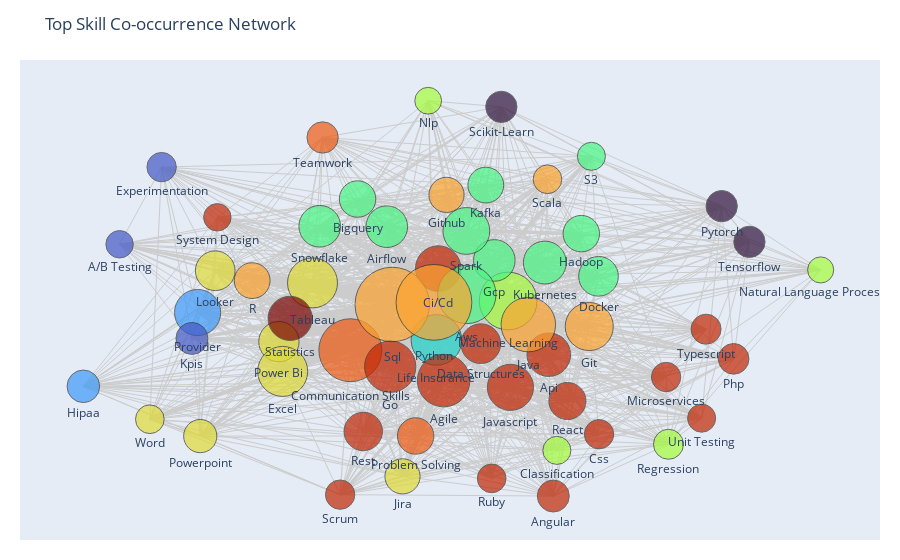

Notebook source saved alongside this figure:
### Markdown cell above
Lets see if we can visualize the top 20 nodes by their degree centrality.

### Code cell
# Focus on the most central skills so the visualization stays interpretable.
top_nodes = centrality_df.head(60)["skill_node"]
H = skill_projection.subgraph(top_nodes).copy()
pos = nx.spring_layout(H, seed=42)  # deterministic layout for reproducibility
nodes = list(H.nodes())
x = [pos[n][0] for n in nodes]
y = [pos[n][1] for n in nodes]
size = [10 + 80 * centrality[n] for n in nodes]
categories = pd.Categorical([H.nodes[n]["category"] for n in nodes])

fig = go.Figure()

# edges as line segments
for u, v, data in H.edges(data=True):
    fig.add_trace(
        go.Scatter(
            x=[pos[u][0], pos[v][0]],
            y=[pos[u][1], pos[v][1]],
            mode="lines",
            line=dict(width=max(1, data.get("weight", 1) * 0.2), color="#cccccc"),
            hoverinfo="skip",
            showlegend=False,
        )
    )

# nodes
fig.add_trace(
    go.Scatter(
        x=x,
        y=y,
        mode="markers+text",
        text=[H.nodes[n]["label"] for n in nodes],
        textposition="bottom center",
        marker=dict(
            size=size,
            color=categories.codes,
            colorscale="Turbo",
            line=dict(width=1, color="#333"),
        ),
        hovertext=[
            f"{H.nodes[n]['label']}<br>Category: {H.nodes[n]['category']}<br>Centrality: {centrality[n]:.3f}"
            for n in nodes
        ],
        hoverinfo="text",
    )
)

fig.update_layout(
    title="Top Skill Co-occurrence Network",
    xaxis=dict(visible=False),
    yaxis=dict(visible=False),
    showlegend=False,
    margin=dict(l=20, r=20, t=60, b=20),
)
fig.show()
